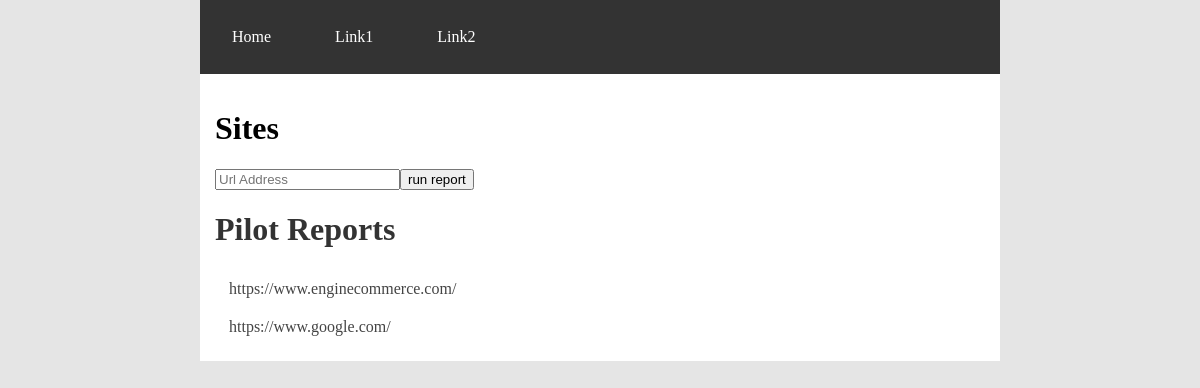
The app's page /assure/, older data.
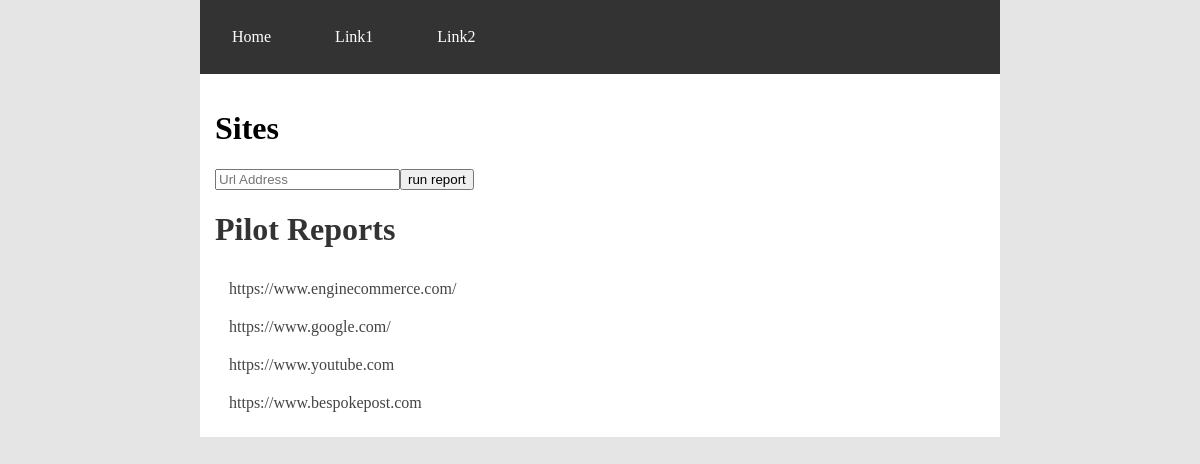
The same page, newer data.
### assure/models.py (models this page shows, shortened)
class Site(models.Model):
    url = models.URLField(max_length=200)
    pub_date = models.DateTimeField('date published')

### assure/views.py (the view, shortened to what this page needs)
# urls.py: path('', views.IndexView.as_view(), name='index'),
class IndexView(generic.ListView):
    template_name = 'assure/index.html'
    context_object_name = 'latest_site_list'
    fields = ['url']
    form_class = PilotForm
    model = Site
    def __init__(self):
        self.webster = webster.Webster()
        self.creed = creed.Main(self.webster)
    def get_queryset(self):
        return Site.objects.order_by('-pub_date')[:5]
    def get_context_data(self, **kwargs):
        context = super().get_context_data(**kwargs)
        context['latest_site_list'] = Site.objects.all()
        context.update({'form':self.form_class})
        return context

### assure/debug.py (called while the page is built)
    def update(self,tier):
        self.terminal_width,self.terminal_height=self.getTerminalSize()
        var=(self.terminal_width-(self.tab*tier))
        self.horizontal_line=("_"*(var))
        self.horizontal_line_inter=("-"*(var))

    def getTerminalSize(self):
        import os
        env = os.environ
        def ioctl_GWINSZ(fd):
            try:
                import fcntl, termios, struct, os
                cr = struct.unpack('hh', fcntl.ioctl(fd, termios.TIOCGWINSZ,
            '1234'))
            except:
                return
            return cr
        cr = ioctl_GWINSZ(0) or ioctl_GWINSZ(1) or ioctl_GWINSZ(2)
        if not cr:
            try:
                fd = os.open(os.ctermid(), os.O_RDONLY)
                cr = ioctl_GWINSZ(fd)
                os.close(fd)
            except:
                pass
        if not cr:
            cr = (env.get('LINES', 25), env.get('COLUMNS', 80))
        return (int(cr[1]), int(cr[0]))

### assure/templates/assure/index.html (shortened to what this page needs)
{% load static %}
<!DOCTYPE html>
<html lang="en">
<head>
    <link rel="stylesheet" type="text/css" href="{% static 'assure/style.css' %}">
</head>
<body>
    <div class="navbar">
      <ul>
        <li><a href="{% url 'assure:index' %}">Home</a></li>
        <li><a href="">Link1</a></li>
        <li><a href="">Link2</a></li>
      </ul>
    </div>
    <div class="content">
      <div class="add">
        <h1>Sites</h1>
          {% if form %}
           <div class="address">
                  <form method="post">
                      <div class="input">
                          <div class="control is-expanded">
                              {{ form.url }}
                          </div>
                          <div class="control">
                              <button type="submit" class="button is-info">
                                  run report
                              </button>
                          </div>
                      </div>
                  </form>
              </div>
          {% endif %}
      </div>
      <div class="reports">
        <h1>Pilot Reports</h1>
          {% if latest_site_list %}
              <ul>
              {% for site in latest_site_list %}
                  <li><a href="{% url 'assure:detail' site.id %}">{{ site.url }}</a></li>
              {% endfor %}
              </ul>
          {% else %}
              <p>No site reports are available.</p>
          {% endif %}
      </div>
  </div
</body>
</html>

Row changes from the older to the newer data that the page shows:
added Site: url "https://www.youtube.com"
added Site: url "https://www.bespokepost.com"
